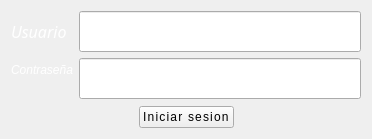
<?xml version="1.0" encoding="UTF-8"?>
<ui version="4.0">
 <class>InicioSesion</class>
 <widget class="QWidget" name="InicioSesion">
  <property name="geometry">
   <rect>
    <x>0</x>
    <y>0</y>
    <width>372</width>
    <height>139</height>
   </rect>
  </property>
  <property name="windowTitle">
   <string>Form</string>
  </property>
  <property name="windowIcon">
   <iconset resource="resource.qrc">
    <normaloff>:/recursos/Img/pagina-de-inicio-de-sesion.png</normaloff>:/recursos/Img/pagina-de-inicio-de-sesion.png</iconset>
  </property>
  <layout class="QGridLayout" name="gridLayout">
   <item row="1" column="0">
    <spacer name="horizontalSpacer">
     <property name="orientation">
      <enum>Qt::Orientation::Horizontal</enum>
     </property>
     <property name="sizeHint" stdset="0">
      <size>
       <width>40</width>
       <height>20</height>
      </size>
     </property>
    </spacer>
   </item>
   <item row="1" column="1">
    <widget class="QPushButton" name="botInicioSesion">
     <property name="styleSheet">
      <string notr="true">font: 16pt &quot;Haettenschweiler&quot;;
letter-spacing: 1.2px;</string>
     </property>
     <property name="text">
      <string>Iniciar sesion</string>
     </property>
    </widget>
   </item>
   <item row="1" column="2">
    <spacer name="horizontalSpacer_2">
     <property name="orientation">
      <enum>Qt::Orientation::Horizontal</enum>
     </property>
     <property name="sizeHint" stdset="0">
      <size>
       <width>40</width>
       <height>20</height>
      </size>
     </property>
    </spacer>
   </item>
   <item row="0" column="0" colspan="3">
    <layout class="QFormLayout" name="formLayout">
     <item row="0" column="0">
      <widget class="QLabel" name="label">
       <property name="font">
        <font>
         <family>Montserrat</family>
         <pointsize>12</pointsize>
         <italic>true</italic>
         <bold>false</bold>
        </font>
       </property>
       <property name="styleSheet">
        <string notr="true">font: 12pt &quot;Montserrat&quot;;
color: white;
font-style: italic;
</string>
       </property>
       <property name="text">
        <string>Usuario</string>
       </property>
      </widget>
     </item>
     <item row="1" column="0">
      <widget class="QLabel" name="label_2">
       <property name="styleSheet">
        <string notr="true">font: 12pt &quot;Montserrat&quot;;
color: white;
font-style: italic;</string>
       </property>
       <property name="text">
        <string>Contraseña</string>
       </property>
      </widget>
     </item>
     <item row="1" column="1">
      <widget class="QLineEdit" name="contrasenaLineEdit">
       <property name="styleSheet">
        <string notr="true">height: 35px;
font-size: 14px;</string>
       </property>
       <property name="echoMode">
        <enum>QLineEdit::EchoMode::Password</enum>
       </property>
      </widget>
     </item>
     <item row="0" column="1">
      <widget class="QLineEdit" name="usuarioLineEdit">
       <property name="maximumSize">
        <size>
         <width>16777215</width>
         <height>16777215</height>
        </size>
       </property>
       <property name="styleSheet">
        <string notr="true">height: 35px;
font-size: 14px;</string>
       </property>
      </widget>
     </item>
    </layout>
   </item>
  </layout>
 </widget>
 <resources>
  <include location="resource.qrc"/>
 </resources>
 <connections/>
</ui>
